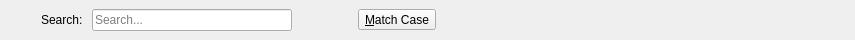
<?xml version="1.0" encoding="UTF-8"?>
<ui version="4.0">
 <class>SearchToolbar</class>
 <widget class="QWidget" name="SearchToolbar">
  <property name="geometry">
   <rect>
    <x>0</x>
    <y>0</y>
    <width>855</width>
    <height>40</height>
   </rect>
  </property>
  <layout class="QHBoxLayout" name="horizontalLayout">
   <property name="topMargin">
    <number>4</number>
   </property>
   <property name="bottomMargin">
    <number>4</number>
   </property>
   <item>
    <widget class="QToolButton" name="closeButton">
     <property name="sizePolicy">
      <sizepolicy hsizetype="Fixed" vsizetype="Fixed">
       <horstretch>0</horstretch>
       <verstretch>0</verstretch>
      </sizepolicy>
     </property>
     <property name="autoRaise">
      <bool>true</bool>
     </property>
    </widget>
   </item>
   <item>
    <widget class="QLabel" name="label">
     <property name="text">
      <string>Search: </string>
     </property>
    </widget>
   </item>
   <item>
    <widget class="FocusSelectLineEdit" name="lineEdit">
     <property name="minimumSize">
      <size>
       <width>100</width>
       <height>0</height>
      </size>
     </property>
     <property name="maximumSize">
      <size>
       <width>200</width>
       <height>16777215</height>
      </size>
     </property>
     <property name="placeholderText">
      <string>Search...</string>
     </property>
    </widget>
   </item>
   <item>
    <widget class="QToolButton" name="previous">
     <property name="sizePolicy">
      <sizepolicy hsizetype="Fixed" vsizetype="Fixed">
       <horstretch>0</horstretch>
       <verstretch>0</verstretch>
      </sizepolicy>
     </property>
     <property name="autoRaise">
      <bool>true</bool>
     </property>
    </widget>
   </item>
   <item>
    <widget class="QToolButton" name="next">
     <property name="sizePolicy">
      <sizepolicy hsizetype="Fixed" vsizetype="Fixed">
       <horstretch>0</horstretch>
       <verstretch>0</verstretch>
      </sizepolicy>
     </property>
     <property name="autoRaise">
      <bool>true</bool>
     </property>
    </widget>
   </item>
   <item>
    <widget class="QToolButton" name="caseSensitive">
     <property name="text">
      <string>&amp;Match Case</string>
     </property>
     <property name="checkable">
      <bool>true</bool>
     </property>
    </widget>
   </item>
   <item>
    <widget class="QLabel" name="results">
     <property name="text">
      <string/>
     </property>
    </widget>
   </item>
   <item>
    <spacer name="horizontalSpacer">
     <property name="orientation">
      <enum>Qt::Horizontal</enum>
     </property>
     <property name="sizeHint" stdset="0">
      <size>
       <width>5</width>
       <height>1</height>
      </size>
     </property>
    </spacer>
   </item>
  </layout>
 </widget>
 <customwidgets>
  <customwidget>
   <class>FocusSelectLineEdit</class>
   <extends>QLineEdit</extends>
   <header>FocusSelectLineEdit.h</header>
  </customwidget>
 </customwidgets>
 <resources/>
 <connections/>
</ui>
